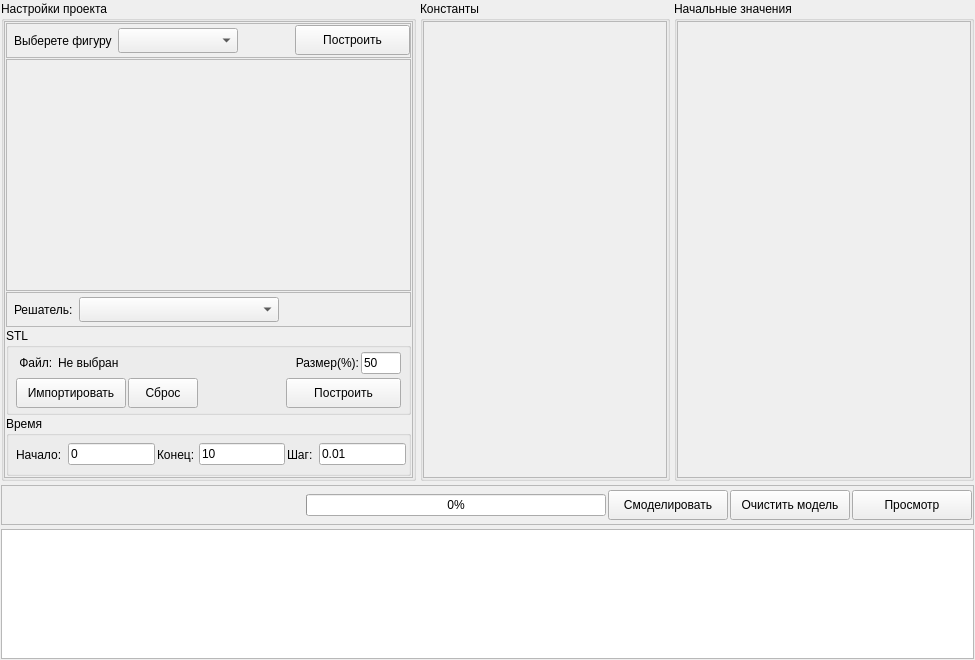
<?xml version="1.0" encoding="UTF-8"?>
<ui version="4.0">
 <class>Tab</class>
 <widget class="QWidget" name="Tab">
  <property name="geometry">
   <rect>
    <x>0</x>
    <y>0</y>
    <width>975</width>
    <height>660</height>
   </rect>
  </property>
  <property name="windowTitle">
   <string>Form</string>
  </property>
  <layout class="QGridLayout" name="gridLayout">
   <property name="leftMargin">
    <number>1</number>
   </property>
   <property name="topMargin">
    <number>1</number>
   </property>
   <property name="rightMargin">
    <number>1</number>
   </property>
   <property name="bottomMargin">
    <number>1</number>
   </property>
   <property name="spacing">
    <number>4</number>
   </property>
   <item row="0" column="2">
    <widget class="QGroupBox" name="groupBox_2">
     <property name="sizePolicy">
      <sizepolicy hsizetype="Preferred" vsizetype="Expanding">
       <horstretch>0</horstretch>
       <verstretch>0</verstretch>
      </sizepolicy>
     </property>
     <property name="minimumSize">
      <size>
       <width>300</width>
       <height>480</height>
      </size>
     </property>
     <property name="maximumSize">
      <size>
       <width>300</width>
       <height>16777215</height>
      </size>
     </property>
     <property name="title">
      <string>Начальные значения</string>
     </property>
     <layout class="QGridLayout" name="gridLayout_5">
      <property name="leftMargin">
       <number>0</number>
      </property>
      <property name="topMargin">
       <number>0</number>
      </property>
      <property name="rightMargin">
       <number>0</number>
      </property>
      <property name="bottomMargin">
       <number>0</number>
      </property>
      <property name="spacing">
       <number>2</number>
      </property>
      <item row="0" column="0">
       <widget class="QScrollArea" name="scrollAreaBeginValues">
        <property name="widgetResizable">
         <bool>true</bool>
        </property>
        <widget class="QWidget" name="scrollAreaWidgetBeginValues">
         <property name="geometry">
          <rect>
           <x>0</x>
           <y>0</y>
           <width>296</width>
           <height>460</height>
          </rect>
         </property>
         <layout class="QGridLayout" name="gridLayout_8">
          <property name="leftMargin">
           <number>2</number>
          </property>
          <property name="topMargin">
           <number>2</number>
          </property>
          <property name="rightMargin">
           <number>2</number>
          </property>
          <property name="bottomMargin">
           <number>2</number>
          </property>
          <property name="spacing">
           <number>2</number>
          </property>
         </layout>
        </widget>
       </widget>
      </item>
     </layout>
    </widget>
   </item>
   <item row="1" column="0" colspan="3">
    <widget class="QFrame" name="frame_6">
     <property name="minimumSize">
      <size>
       <width>0</width>
       <height>40</height>
      </size>
     </property>
     <property name="frameShape">
      <enum>QFrame::StyledPanel</enum>
     </property>
     <property name="frameShadow">
      <enum>QFrame::Raised</enum>
     </property>
     <layout class="QHBoxLayout" name="horizontalLayout_7">
      <property name="spacing">
       <number>2</number>
      </property>
      <property name="leftMargin">
       <number>1</number>
      </property>
      <property name="topMargin">
       <number>1</number>
      </property>
      <property name="rightMargin">
       <number>1</number>
      </property>
      <property name="bottomMargin">
       <number>1</number>
      </property>
      <item>
       <spacer name="horizontalSpacer_6">
        <property name="orientation">
         <enum>Qt::Horizontal</enum>
        </property>
        <property name="sizeHint" stdset="0">
         <size>
          <width>643</width>
          <height>20</height>
         </size>
        </property>
       </spacer>
      </item>
      <item>
       <widget class="QProgressBar" name="progressBar">
        <property name="minimumSize">
         <size>
          <width>300</width>
          <height>0</height>
         </size>
        </property>
        <property name="value">
         <number>0</number>
        </property>
       </widget>
      </item>
      <item>
       <widget class="QPushButton" name="buttonGenerate">
        <property name="minimumSize">
         <size>
          <width>120</width>
          <height>30</height>
         </size>
        </property>
        <property name="text">
         <string>Смоделировать</string>
        </property>
       </widget>
      </item>
      <item>
       <widget class="QPushButton" name="buttonClearGenerate">
        <property name="minimumSize">
         <size>
          <width>120</width>
          <height>30</height>
         </size>
        </property>
        <property name="text">
         <string>Очистить модель</string>
        </property>
       </widget>
      </item>
      <item>
       <widget class="QPushButton" name="buttonView">
        <property name="minimumSize">
         <size>
          <width>120</width>
          <height>30</height>
         </size>
        </property>
        <property name="text">
         <string>Просмотр</string>
        </property>
       </widget>
      </item>
     </layout>
    </widget>
   </item>
   <item row="0" column="0">
    <widget class="QGroupBox" name="groupBox_4">
     <property name="sizePolicy">
      <sizepolicy hsizetype="Expanding" vsizetype="Expanding">
       <horstretch>0</horstretch>
       <verstretch>0</verstretch>
      </sizepolicy>
     </property>
     <property name="minimumSize">
      <size>
       <width>415</width>
       <height>0</height>
      </size>
     </property>
     <property name="title">
      <string>Настройки проекта</string>
     </property>
     <layout class="QGridLayout" name="gridLayout_3">
      <property name="leftMargin">
       <number>0</number>
      </property>
      <property name="topMargin">
       <number>0</number>
      </property>
      <property name="rightMargin">
       <number>0</number>
      </property>
      <property name="bottomMargin">
       <number>0</number>
      </property>
      <property name="spacing">
       <number>2</number>
      </property>
      <item row="0" column="0">
       <widget class="QScrollArea" name="scrollArea">
        <property name="widgetResizable">
         <bool>true</bool>
        </property>
        <widget class="QWidget" name="scrollAreaWidgetContents">
         <property name="geometry">
          <rect>
           <x>0</x>
           <y>0</y>
           <width>411</width>
           <height>460</height>
          </rect>
         </property>
         <layout class="QGridLayout" name="gridLayout_2">
          <property name="leftMargin">
           <number>1</number>
          </property>
          <property name="topMargin">
           <number>1</number>
          </property>
          <property name="rightMargin">
           <number>1</number>
          </property>
          <property name="bottomMargin">
           <number>1</number>
          </property>
          <property name="spacing">
           <number>1</number>
          </property>
          <item row="0" column="0">
           <widget class="QFrame" name="frame_4">
            <property name="minimumSize">
             <size>
              <width>0</width>
              <height>35</height>
             </size>
            </property>
            <property name="maximumSize">
             <size>
              <width>16777215</width>
              <height>35</height>
             </size>
            </property>
            <property name="frameShape">
             <enum>QFrame::StyledPanel</enum>
            </property>
            <property name="frameShadow">
             <enum>QFrame::Raised</enum>
            </property>
            <layout class="QHBoxLayout" name="horizontalLayout_4">
             <property name="leftMargin">
              <number>7</number>
             </property>
             <property name="topMargin">
              <number>0</number>
             </property>
             <property name="rightMargin">
              <number>0</number>
             </property>
             <property name="bottomMargin">
              <number>0</number>
             </property>
             <item>
              <widget class="QLabel" name="label">
               <property name="minimumSize">
                <size>
                 <width>0</width>
                 <height>25</height>
                </size>
               </property>
               <property name="maximumSize">
                <size>
                 <width>16777215</width>
                 <height>25</height>
                </size>
               </property>
               <property name="text">
                <string>Выберете фигуру</string>
               </property>
              </widget>
             </item>
             <item>
              <widget class="QComboBox" name="comboBoxChangeFigure">
               <property name="minimumSize">
                <size>
                 <width>120</width>
                 <height>25</height>
                </size>
               </property>
               <property name="maximumSize">
                <size>
                 <width>16777215</width>
                 <height>25</height>
                </size>
               </property>
              </widget>
             </item>
             <item>
              <spacer name="horizontalSpacer_5">
               <property name="orientation">
                <enum>Qt::Horizontal</enum>
               </property>
               <property name="sizeHint" stdset="0">
                <size>
                 <width>40</width>
                 <height>20</height>
                </size>
               </property>
              </spacer>
             </item>
             <item>
              <widget class="QPushButton" name="pushButtonBlockMesh">
               <property name="minimumSize">
                <size>
                 <width>115</width>
                 <height>30</height>
                </size>
               </property>
               <property name="maximumSize">
                <size>
                 <width>115</width>
                 <height>30</height>
                </size>
               </property>
               <property name="text">
                <string>Построить</string>
               </property>
              </widget>
             </item>
            </layout>
           </widget>
          </item>
          <item row="1" column="0">
           <widget class="QFrame" name="frameChangeShape">
            <property name="sizePolicy">
             <sizepolicy hsizetype="Expanding" vsizetype="Expanding">
              <horstretch>0</horstretch>
              <verstretch>0</verstretch>
             </sizepolicy>
            </property>
            <property name="frameShape">
             <enum>QFrame::StyledPanel</enum>
            </property>
            <property name="frameShadow">
             <enum>QFrame::Raised</enum>
            </property>
           </widget>
          </item>
          <item row="4" column="0">
           <widget class="QGroupBox" name="groupBox">
            <property name="minimumSize">
             <size>
              <width>0</width>
              <height>60</height>
             </size>
            </property>
            <property name="title">
             <string>Время</string>
            </property>
            <layout class="QHBoxLayout" name="horizontalLayout_6">
             <property name="spacing">
              <number>2</number>
             </property>
             <property name="leftMargin">
              <number>7</number>
             </property>
             <property name="topMargin">
              <number>0</number>
             </property>
             <property name="rightMargin">
              <number>2</number>
             </property>
             <property name="bottomMargin">
              <number>0</number>
             </property>
             <item>
              <widget class="QLabel" name="label_2">
               <property name="minimumSize">
                <size>
                 <width>50</width>
                 <height>25</height>
                </size>
               </property>
               <property name="maximumSize">
                <size>
                 <width>16777215</width>
                 <height>25</height>
                </size>
               </property>
               <property name="text">
                <string>Начало:</string>
               </property>
              </widget>
             </item>
             <item>
              <widget class="QLineEdit" name="lineEditStartTime">
               <property name="text">
                <string>0</string>
               </property>
              </widget>
             </item>
             <item>
              <widget class="QLabel" name="label_3">
               <property name="minimumSize">
                <size>
                 <width>40</width>
                 <height>25</height>
                </size>
               </property>
               <property name="maximumSize">
                <size>
                 <width>16777215</width>
                 <height>25</height>
                </size>
               </property>
               <property name="text">
                <string>Конец:</string>
               </property>
              </widget>
             </item>
             <item>
              <widget class="QLineEdit" name="lineEditEndTime">
               <property name="text">
                <string>10</string>
               </property>
              </widget>
             </item>
             <item>
              <widget class="QLabel" name="label_4">
               <property name="minimumSize">
                <size>
                 <width>30</width>
                 <height>25</height>
                </size>
               </property>
               <property name="maximumSize">
                <size>
                 <width>16777215</width>
                 <height>25</height>
                </size>
               </property>
               <property name="text">
                <string>Шаг:</string>
               </property>
              </widget>
             </item>
             <item>
              <widget class="QLineEdit" name="lineEditStepTime">
               <property name="text">
                <string>0.01</string>
               </property>
              </widget>
             </item>
            </layout>
           </widget>
          </item>
          <item row="2" column="0">
           <widget class="QFrame" name="frame_5">
            <property name="minimumSize">
             <size>
              <width>0</width>
              <height>35</height>
             </size>
            </property>
            <property name="maximumSize">
             <size>
              <width>16777215</width>
              <height>35</height>
             </size>
            </property>
            <property name="frameShape">
             <enum>QFrame::StyledPanel</enum>
            </property>
            <property name="frameShadow">
             <enum>QFrame::Raised</enum>
            </property>
            <layout class="QHBoxLayout" name="horizontalLayout_5">
             <property name="leftMargin">
              <number>7</number>
             </property>
             <property name="topMargin">
              <number>0</number>
             </property>
             <property name="rightMargin">
              <number>0</number>
             </property>
             <property name="bottomMargin">
              <number>0</number>
             </property>
             <item>
              <widget class="QLabel" name="label_5">
               <property name="minimumSize">
                <size>
                 <width>0</width>
                 <height>25</height>
                </size>
               </property>
               <property name="maximumSize">
                <size>
                 <width>16777215</width>
                 <height>25</height>
                </size>
               </property>
               <property name="text">
                <string>Решатель:</string>
               </property>
              </widget>
             </item>
             <item>
              <widget class="QComboBox" name="comboBoxSolver">
               <property name="minimumSize">
                <size>
                 <width>200</width>
                 <height>25</height>
                </size>
               </property>
               <property name="maximumSize">
                <size>
                 <width>16777215</width>
                 <height>25</height>
                </size>
               </property>
              </widget>
             </item>
             <item>
              <spacer name="horizontalSpacer_4">
               <property name="orientation">
                <enum>Qt::Horizontal</enum>
               </property>
               <property name="sizeHint" stdset="0">
                <size>
                 <width>309</width>
                 <height>20</height>
                </size>
               </property>
              </spacer>
             </item>
            </layout>
           </widget>
          </item>
          <item row="3" column="0">
           <widget class="QGroupBox" name="groupBoxSTL">
            <property name="minimumSize">
             <size>
              <width>0</width>
              <height>60</height>
             </size>
            </property>
            <property name="title">
             <string>STL</string>
            </property>
            <layout class="QGridLayout" name="gridLayout_9">
             <property name="leftMargin">
              <number>7</number>
             </property>
             <property name="topMargin">
              <number>0</number>
             </property>
             <property name="rightMargin">
              <number>7</number>
             </property>
             <property name="bottomMargin">
              <number>4</number>
             </property>
             <property name="horizontalSpacing">
              <number>2</number>
             </property>
             <property name="verticalSpacing">
              <number>0</number>
             </property>
             <item row="0" column="0">
              <widget class="QLabel" name="label_6">
               <property name="minimumSize">
                <size>
                 <width>0</width>
                 <height>30</height>
                </size>
               </property>
               <property name="maximumSize">
                <size>
                 <width>40</width>
                 <height>30</height>
                </size>
               </property>
               <property name="text">
                <string> Файл: </string>
               </property>
              </widget>
             </item>
             <item row="0" column="1" colspan="2">
              <widget class="QLabel" name="labelNameSTL">
               <property name="minimumSize">
                <size>
                 <width>0</width>
                 <height>30</height>
                </size>
               </property>
               <property name="maximumSize">
                <size>
                 <width>16777215</width>
                 <height>30</height>
                </size>
               </property>
               <property name="text">
                <string>Не выбран</string>
               </property>
              </widget>
             </item>
             <item row="0" column="3">
              <spacer name="horizontalSpacer_7">
               <property name="orientation">
                <enum>Qt::Horizontal</enum>
               </property>
               <property name="sizeHint" stdset="0">
                <size>
                 <width>88</width>
                 <height>20</height>
                </size>
               </property>
              </spacer>
             </item>
             <item row="0" column="4">
              <widget class="QLabel" name="label_7">
               <property name="text">
                <string>Размер(%):</string>
               </property>
               <property name="alignment">
                <set>Qt::AlignRight|Qt::AlignTrailing|Qt::AlignVCenter</set>
               </property>
              </widget>
             </item>
             <item row="0" column="5">
              <widget class="QLineEdit" name="lineEditScaleSTL">
               <property name="sizePolicy">
                <sizepolicy hsizetype="Preferred" vsizetype="Fixed">
                 <horstretch>0</horstretch>
                 <verstretch>0</verstretch>
                </sizepolicy>
               </property>
               <property name="minimumSize">
                <size>
                 <width>30</width>
                 <height>0</height>
                </size>
               </property>
               <property name="maximumSize">
                <size>
                 <width>40</width>
                 <height>16777215</height>
                </size>
               </property>
               <property name="text">
                <string>50</string>
               </property>
              </widget>
             </item>
             <item row="1" column="0" colspan="2">
              <widget class="QPushButton" name="pushButtonImportSTL">
               <property name="minimumSize">
                <size>
                 <width>110</width>
                 <height>30</height>
                </size>
               </property>
               <property name="maximumSize">
                <size>
                 <width>16777215</width>
                 <height>30</height>
                </size>
               </property>
               <property name="text">
                <string>Импортировать</string>
               </property>
              </widget>
             </item>
             <item row="1" column="2">
              <widget class="QPushButton" name="pushButtonResetSTL">
               <property name="minimumSize">
                <size>
                 <width>70</width>
                 <height>30</height>
                </size>
               </property>
               <property name="maximumSize">
                <size>
                 <width>70</width>
                 <height>30</height>
                </size>
               </property>
               <property name="text">
                <string>Сброс</string>
               </property>
              </widget>
             </item>
             <item row="1" column="3">
              <spacer name="horizontalSpacer_8">
               <property name="orientation">
                <enum>Qt::Horizontal</enum>
               </property>
               <property name="sizeHint" stdset="0">
                <size>
                 <width>88</width>
                 <height>20</height>
                </size>
               </property>
              </spacer>
             </item>
             <item row="1" column="4" colspan="2">
              <widget class="QPushButton" name="pushButtonGenerateSTL">
               <property name="minimumSize">
                <size>
                 <width>115</width>
                 <height>30</height>
                </size>
               </property>
               <property name="maximumSize">
                <size>
                 <width>115</width>
                 <height>30</height>
                </size>
               </property>
               <property name="text">
                <string>Построить</string>
               </property>
              </widget>
             </item>
            </layout>
           </widget>
          </item>
         </layout>
        </widget>
       </widget>
      </item>
     </layout>
    </widget>
   </item>
   <item row="0" column="1">
    <widget class="QGroupBox" name="groupBox_3">
     <property name="sizePolicy">
      <sizepolicy hsizetype="Preferred" vsizetype="Expanding">
       <horstretch>0</horstretch>
       <verstretch>0</verstretch>
      </sizepolicy>
     </property>
     <property name="minimumSize">
      <size>
       <width>250</width>
       <height>0</height>
      </size>
     </property>
     <property name="maximumSize">
      <size>
       <width>250</width>
       <height>16777215</height>
      </size>
     </property>
     <property name="title">
      <string>Константы</string>
     </property>
     <layout class="QGridLayout" name="gridLayout_4">
      <property name="leftMargin">
       <number>0</number>
      </property>
      <property name="topMargin">
       <number>0</number>
      </property>
      <property name="rightMargin">
       <number>0</number>
      </property>
      <property name="bottomMargin">
       <number>0</number>
      </property>
      <property name="spacing">
       <number>2</number>
      </property>
      <item row="0" column="0">
       <widget class="QScrollArea" name="scrollAreaConstants">
        <property name="widgetResizable">
         <bool>true</bool>
        </property>
        <widget class="QWidget" name="scrollAreaWidgetConstant">
         <property name="geometry">
          <rect>
           <x>0</x>
           <y>0</y>
           <width>246</width>
           <height>460</height>
          </rect>
         </property>
         <layout class="QGridLayout" name="gridLayout_6">
          <property name="leftMargin">
           <number>2</number>
          </property>
          <property name="topMargin">
           <number>2</number>
          </property>
          <property name="rightMargin">
           <number>2</number>
          </property>
          <property name="bottomMargin">
           <number>2</number>
          </property>
          <property name="spacing">
           <number>2</number>
          </property>
         </layout>
        </widget>
       </widget>
      </item>
     </layout>
    </widget>
   </item>
   <item row="2" column="0" colspan="3">
    <widget class="QPlainTextEdit" name="console">
     <property name="readOnly">
      <bool>true</bool>
     </property>
    </widget>
   </item>
  </layout>
 </widget>
 <resources/>
 <connections/>
</ui>
